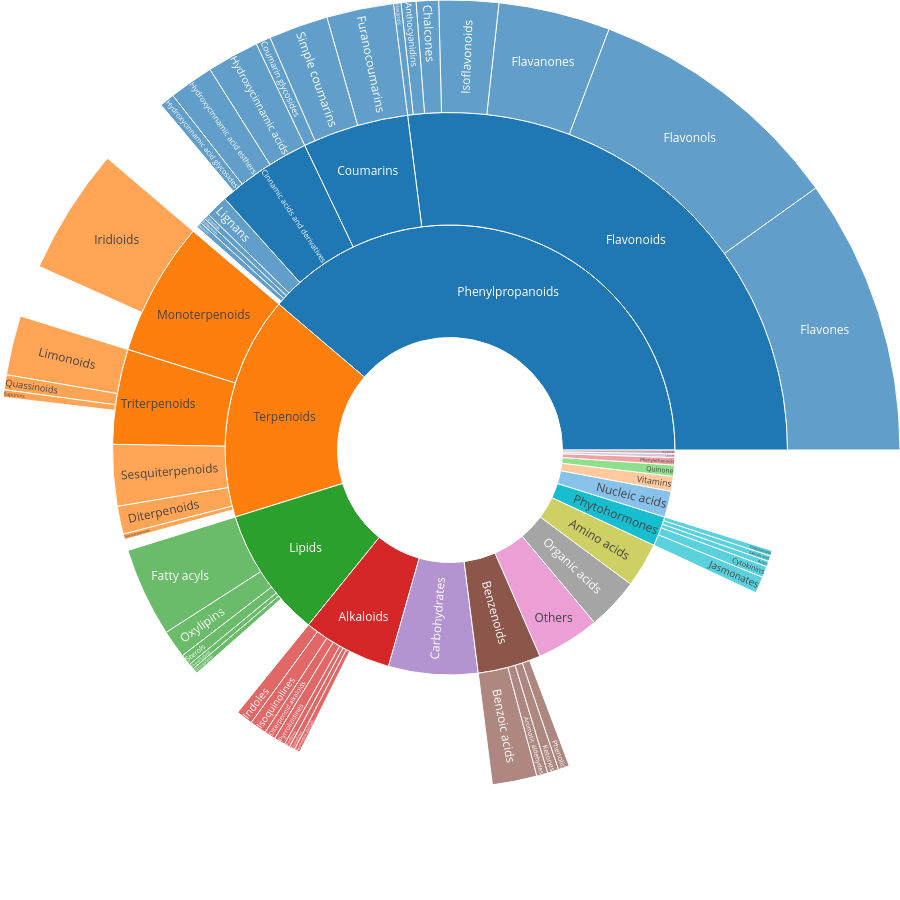

Notebook code cell kept with this figure:
### Markdown cell above
# Total metabolome

### Code cell
labels = [
'Alkaloids',
'Amino acids',
'Benzenoids',
'Carbohydrates',
'Lactone',
'Lipids',
'Nucleic acids',
'Nucleoside',
'Organic acids',
'Others',
'Phenylethanoids',
'Phenylpropanoids',
'Phytohormones',
'Quinone',
'Terpenoids',
'Vitamins',
'Diterpenoid alkaloids',
'Indoles',
'Isoquinolines',
'Pyridines',
'Pyrrolizidines',
'Quinolines',
'Spermidine alakloids',
'Aromatic aldehydes',
'Benzoic acids',
'Ketones',
'Phenolic',
'Fatty acyls',
'Oxylipins',
'Phospholipids',
'Sterols',
'Sphingolipids',
'Cinnamic acids and derivatives',
'Coumarins',
'Flavonoids',
'Lignamide',
'Lignans',
'Stillbenoids',
'Tannins',
'Auxin',
'Cytokinins',
'Jasmonates',
'Salicylic acid',
'Strigolactone',
'Diterpenoids',
'Monoterpenoids',
'Sesquiterpenoids',
'Tetraterpenoids',
'Triterpenoids',
'Hydroxycinnamic acid esthers',
'Hydroxycinnamic acid glycosides',
'Hydroxycinnamic acids',
'Coumarin glycosides',
'Furanocoumarins',
'Simple coumarins',
'Anthocyanidins',
'Chalcones',
'Flavanols',
'Flavanones',
'Flavones',
'Flavonols',
'Isoflavonoids',
'Iridioids',
'Limonoids',
'Quassinoids',
'Saponins'
]


parents = [
' ',
' ',
' ',
' ',
' ',
' ',
' ',
' ',
' ',
' ',
' ',
' ',
' ',
' ',
' ',
' ',
'Alkaloids',
'Alkaloids',
'Alkaloids',
'Alkaloids',
'Alkaloids',
'Alkaloids',
'Alkaloids',
'Benzenoids',
'Benzenoids',
'Benzenoids',
'Benzenoids',
'Lipids',
'Lipids',
'Lipids',
'Lipids',
'Lipids',
'Phenylpropanoids',
'Phenylpropanoids',
'Phenylpropanoids',
'Phenylpropanoids',
'Phenylpropanoids',
'Phenylpropanoids',
'Phenylpropanoids',
'Phytohormones',
'Phytohormones',
'Phytohormones',
'Phytohormones',
'Phytohormones',
'Terpenoids',
'Terpenoids',
'Terpenoids',
'Terpenoids',
'Terpenoids',
'Cinnamic acids and derivatives',
'Cinnamic acids and derivatives',
'Cinnamic acids and derivatives',
'Coumarins',
'Coumarins',
'Coumarins',
'Flavonoids',
'Flavonoids',
'Flavonoids',
'Flavonoids',
'Flavonoids',
'Flavonoids',
'Flavonoids',
'Monoterpenoids',
'Triterpenoids',
'Triterpenoids',
'Triterpenoids'
]


values = [
'24',
'12',
'17',
'24',
'1',
'35',
'7',
'1',
'14',
'17',
'2',
'145',
'8',
'3',
'60',
'4',
'2',
'3',
'3',
'1',
'2',
'1',
'1',
'2',
'8',
'2',
'2',
'16',
'5',
'1',
'2',
'1',
'17',
'19',
'101',
'1',
'4',
'1',
'1',
'1',
'2',
'3',
'1',
'1',
'5',
'24',
'11',
'1',
'17',
'6',
'2',
'7',
'2',
'9',
'8',
'2',
'3',
'1',
'15',
'37',
'35',
'8',
'17',
'8',
'2',
'1'
]


fig =go.Figure(go.Sunburst(
    labels=labels,
    parents=parents,
    values=values,
    branchvalues="total"
    #marker=dict(line=dict(color="black", width=1))  # contour noir
    #textinfo="label+value"  # ajouter valeurs
))

# Update layout for tight margin
fig.update_layout(margin = dict(t=0, l=0, r=0, b=0))

fig.update_layout(
    width=900,   # adjust width as needed
    height=900,   # adjust height as needed
    sunburstcolorway=px.colors.qualitative.D3,
    extendsunburstcolors=True
)

fig.show()

### Figure 1 — Plotly figure (JSON) as saved in the notebook; plotly's stock layout.template omitted (floating-point values rounded to 4 significant figures)
{"data": [{"branchvalues": "total", "labels": ["Alkaloids", "Amino acids", "Benzenoids", "Carbohydrates", "Lactone", "Lipids", "Nucleic acids", "Nucleoside", "Organic acids", "Others", "Phenylethanoids", "Phenylpropanoids", "Phytohormones", "Quinone", "Terpenoids", "Vitamins", "Diterpenoid alkaloids", "Indoles", "Isoquinolines", "Pyridines", "Pyrrolizidines", "Quinolines", "Spermidine alakloids", "Aromatic aldehydes", "Benzoic acids", "Ketones", "Phenolic", "Fatty acyls", "Oxylipins", "Phospholipids", "Sterols", "Sphingolipids", "Cinnamic acids and derivatives", "Coumarins", "Flavonoids", "Lignamide", "Lignans", "Stillbenoids", "Tannins", "Auxin", "Cytokinins", "Jasmonates", "Salicylic acid", "Strigolactone", "Diterpenoids", "Monoterpenoids", "Sesquiterpenoids", "Tetraterpenoids", "Triterpenoids", "Hydroxycinnamic acid esthers", "Hydroxycinnamic acid glycosides", "Hydroxycinnamic acids", "Coumarin glycosides", "Furanocoumarins", "Simple coumarins", "Anthocyanidins", "Chalcones", "Flavanols", "Flavanones", "Flavones", "Flavonols", "Isoflavonoids", "Iridioids", "Limonoids", "Quassinoids", "Saponins"], "parents": [" ", " ", " ", " ", " ", " ", " ", " ", " ", " ", " ", " ", " ", " ", " ", " ", "Alkaloids", "Alkaloids", "Alkaloids", "Alkaloids", "Alkaloids", "Alkaloids", "Alkaloids", "Benzenoids", "Benzenoids", "Benzenoids", "Benzenoids", "Lipids", "Lipids", "Lipids", "Lipids", "Lipids", "Phenylpropanoids", "Phenylpropanoids", "Phenylpropanoids", "Phenylpropanoids", "Phenylpropanoids", "Phenylpropanoids", "Phenylpropanoids", "Phytohormones", "Phytohormones", "Phytohormones", "Phytohormones", "Phytohormones", "Terpenoids", "Terpenoids", "Terpenoids", "Terpenoids", "Terpenoids", "Cinnamic acids and derivatives", "Cinnamic acids and derivatives", "Cinnamic acids and derivatives", "Coumarins", "Coumarins", "Coumarins", "Flavonoids", "Flavonoids", "Flavonoids", "Flavonoids", "Flavonoids", "Flavonoids", "Flavonoids", "Monoterpenoids", "Triterpenoids", "Triterpenoids", "Triterpenoids"], "type": "sunburst", "values": ["24", "12", "17", "24", "1", "35", "7", "1", "14", "17", "2", "145", "8", "3", "60", "4", "2", "3", "3", "1", "2", "1", "1", "2", "8", "2", "2", "16", "5", "1", "2", "1", "17", "19", "101", "1", "4", "1", "1", "1", "2", "3", "1", "1", "5", "24", "11", "1", "17", "6", "2", "7", "2", "9", "8", "2", "3", "1", "15", "37", "35", "8", "17", "8", "2", "1"]}], "layout": {"extendsunburstcolors": true, "height": 900, "margin": {"b": 0, "l": 0, "r": 0, "t": 0}, "sunburstcolorway": ["#1F77B4", "#FF7F0E", "#2CA02C", "#D62728", "#9467BD", "#8C564B", "#E377C2", "#7F7F7F", "#BCBD22", "#17BECF"], "width": 900}}
